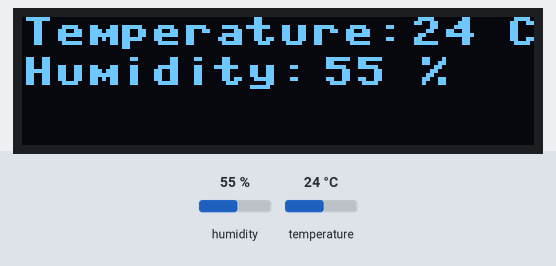
Bench run of a program on a simulated Raspberry Pi Pico running MicroPython. Shown: 128×32 one-colour display. Inputs (shaded band) come from the test bench; at power-on: humidity 55 %, temperature 24 °C. Library files of the repository ran but are not shown: ssd1306.py.

Above: at 1.2 s.
1.3 s: humidity set to 22 %
At 2.3 s:
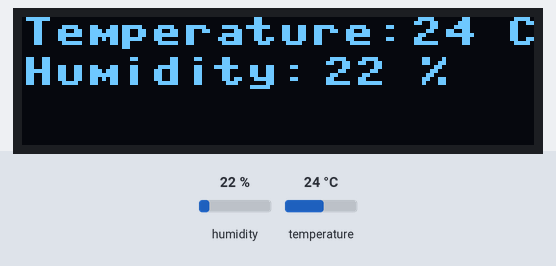
4.0 s: temperature set to 12 °C
At 4.7 s:
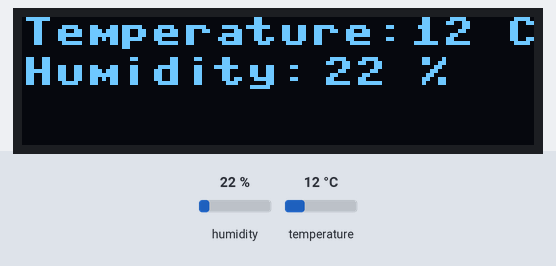
6.7 s: humidity set to 40 %
At 9.3 s:
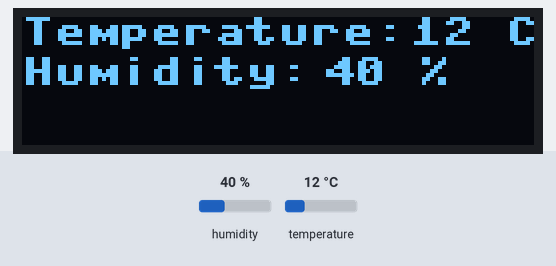
9.6 s: temperature set to 19 °C
At 10.8 s:
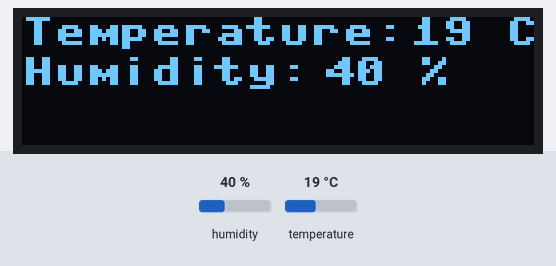
Timing chart, 0 to 12.6 s (numbered marks = the images above; inputs shaded):
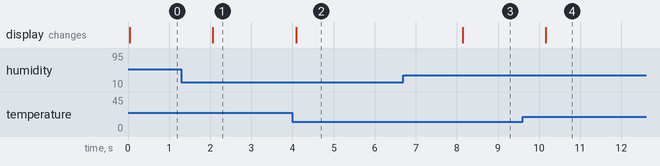

The program:

teste_DHT11.py
```python
from machine import Pin, SPI
from time import sleep
import dht
from ssd1306 import SSD1306_SPI

spi = SPI(0, 100000, mosi=Pin(19), sck=Pin(18))
oled = SSD1306_SPI(128, 32, spi, Pin(17),Pin(20), Pin(16))
sensorUmidade = dht.DHT11(Pin(4))

while True:
    oled.fill(0)
    sensorUmidade.measure()
    temp = str(sensorUmidade.temperature())
    hum = str(sensorUmidade.humidity())
    oled.text("Temperature:",0,0)
    oled.text(temp +" C",97,0)
    oled.text("Humidity:",0,10)
    oled.text(hum + " %",75,10)
    oled.show()
    sleep(2)
'''
import dht
import machine
from time import sleep
SENSOR_PIN = 4
sensor = dht.DHT11(machine.Pin(SENSOR_PIN, machine.Pin.IN, machine.Pin.PULL_UP))

sensor.measure()
temperatura = sensor.temperature()
humidade = sensor.humidity()

print('Temperatura', temperatura)
print('Humidade', humidade)
'''
```

Measured:
- after the input at 1.3 s, the display: changes after 0.77 s (image 1)
- after the input at 4.0 s, the display: changes after 0.09 s (image 2)
- after the input at 6.7 s, the display: changes after 1.4 s (image 3)
- after the input at 9.6 s, the display: changes after 0.56 s (image 4)
